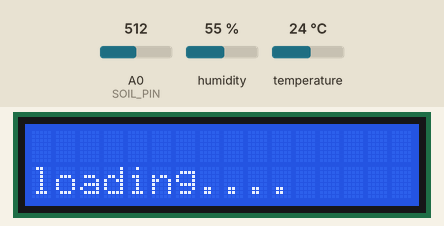
The sketch below on a simulated ESP8266 (NodeMCU). On the bench: 16×2 character LCD. The test bench sets the inputs (shaded band); at power-on: humidity 55 %, A0 (SOIL_PIN) = 512, temperature 24 °C. What the sketch prints to the serial monitor is not drawn.

Above: at 4.2 s.
4.3 s: humidity set to 22 %
At 15.3 s:
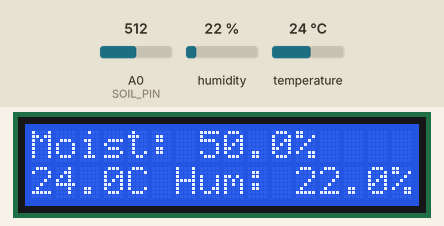
15.7 s: A0 (SOIL_PIN) set to 716
At 22.7 s:
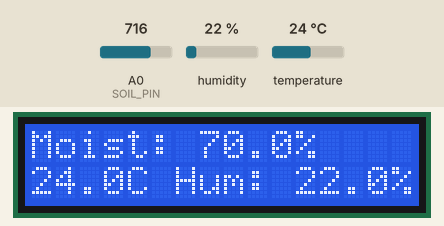
28.8 s: temperature set to 12 °C
At 39.6 s:
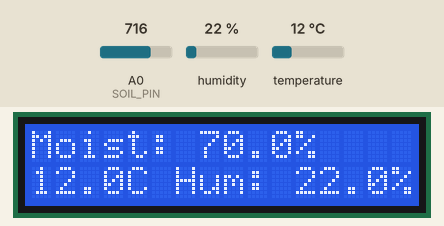
39.9 s: A0 (SOIL_PIN) set to 900
At 47.2 s:
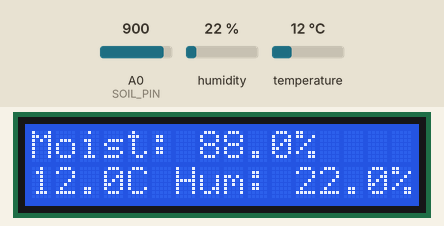
53.0 s: humidity set to 40 %
At 63.1 s:
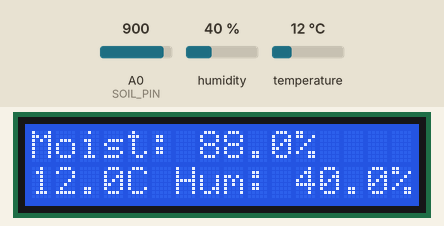
64.1 s: A0 (SOIL_PIN) set to 1023
At 71.7 s:
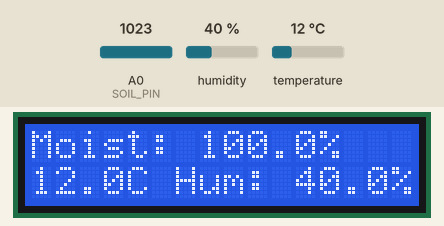
Timing chart, 0 to 73.2 s (numbered marks = the images above; inputs shaded):
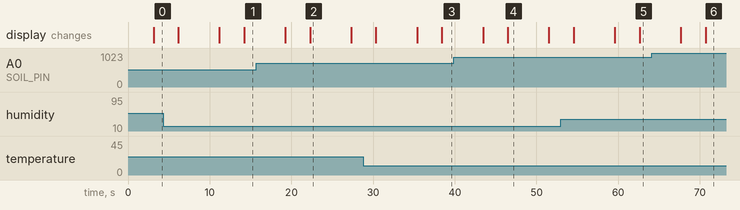

Measured:
- after the input at 4.3 s, the display: first differs from a run without the input after 9.9 s (image 1)
- after the input at 15.7 s, the display: first differs from a run without the input after 6.6 s (image 2)
- after the input at 28.8 s, the display: first differs from a run without the input after 9.6 s (image 3)
- after the input at 39.9 s, the display: first differs from a run without the input after 6.6 s (image 4)
- after the input at 53.0 s, the display: first differs from a run without the input after 9.6 s (image 5)
- after the input at 64.1 s, the display: first differs from a run without the input after 6.6 s (image 6)
- what the display in image 2 shows lasts 5.0 s, from 22.3 s to 27.3 s

The sketch:

sketch_ino.ino
```cpp
#include <LiquidCrystal_I2C.h>
#include <DHT.h>

// Set the LCD number of columns and rows
int lcdColumns = 16;
int lcdRows = 2;

// Setup Soil and Temp PIN
#define DHTTYPE DHT_11
#define SOIL_PIN A0
#define DATA_PIN D1

DHT dht(DATA_PIN, DHT11);

// Set LCD address, number of columns and rows
LiquidCrystal_I2C lcd(0x27, lcdColumns, lcdRows);

void setup() {
  // Initialize LCD
  lcd.init();
  // Turn on LCD backlight
  lcd.backlight();

  Serial.begin(115200);
  dht.begin();

  turnOnSetup();
}

void turnOnSetup() {
  lcd.setCursor(0, 0);
  lcd.println("Hi!");

  lcd.setCursor(0, 1);
  lcd.print("Mr Yandi Fenanda");
  delay(3000);
  lcd.clear();
}

float readSoilMoisture() {
  int soilVal = analogRead(SOIL_PIN);
  float soilMoist = (soilVal - 0) * 100.0 / (1023 - 0);
  return soilMoist;
}

void checkTemperature(float &temp, float &humidity) {
  temp = dht.readTemperature();
  humidity = dht.readHumidity();
  if (isnan(temp) || isnan(humidity)) {
    Serial.println("Failed to read from DHT sensor!");
  }
}

void loop() {
  float moisture = readSoilMoisture();
  Serial.printf("Soil Moisture: %.2f%%\n", moisture);

  float temp, humidity;
  checkTemperature(temp, humidity);
  if (!isnan(temp) && !isnan(humidity)) {
    lcd.clear();

    lcd.setCursor(0, 1);
    lcd.print("loading....");
    delay(3000);
    lcd.clear();

    Serial.printf("Temperature: %.2f C, Humidity: %.2f%%\n", temp, humidity);

    // Display soil moisture on the first row
    lcd.setCursor(0, 0);
    lcd.print("Moist: ");
    lcd.print(moisture, 1);
    lcd.print("%");

    // Display temperature and humidity on the second row
    lcd.setCursor(0, 1);
    lcd.print(temp, 1);
    lcd.print("C ");
    lcd.print("Hum: ");
    lcd.print(humidity, 1);
    lcd.print("%");
  } else {
    Serial.println("Sensor reading failed");
    lcd.setCursor(0, 0);
    lcd.print("Sensor Error!   ");
    lcd.setCursor(0, 1);
    lcd.print("Check Connections");
  }

  delay(5000);  // Sleep for next reading
}
```
